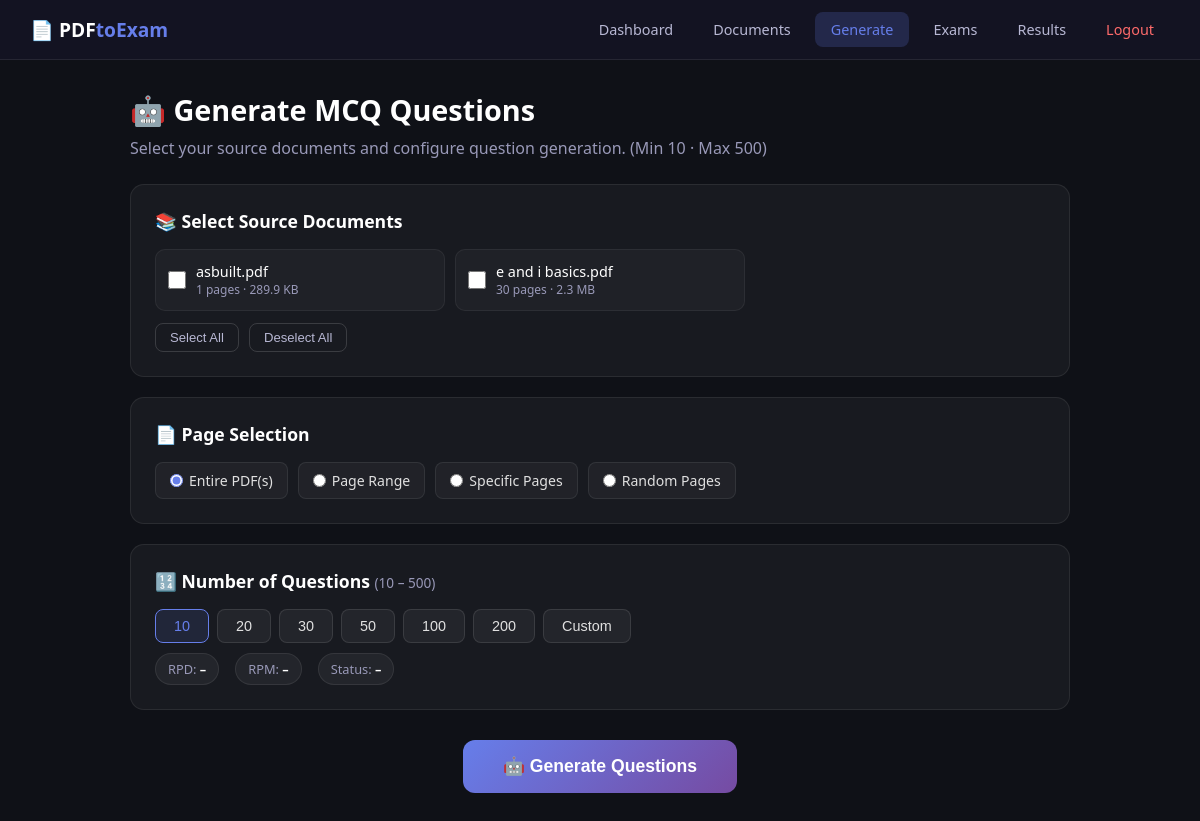
The app's page /generate/ (signed in) with its own data.
### designer/models.py (models this page shows, shortened)
class Document(models.Model):
    STATUS_CHOICES = [
        ('uploaded', 'Uploaded'),
        ('processing', 'Processing'),
        ('ready', 'Ready'),
        ('error', 'Error'),
    ]
    id = models.UUIDField(primary_key=True, default=uuid.uuid4, editable=False)
    title = models.CharField(max_length=500)
    original_filename = models.CharField(max_length=500)
    file = models.FileField(
        upload_to=document_upload_path,
        validators=[FileExtensionValidator(
            allowed_extensions=['pdf', 'docx', 'doc', 'pptx', 'ppt', 'odt', 'txt']
        )]
    )
    file_type = models.CharField(max_length=20, default='pdf')
    file_size = models.BigIntegerField(default=0)  # bytes
    page_count = models.IntegerField(default=0)
    status = models.CharField(max_length=20, choices=STATUS_CHOICES, default='uploaded')
    error_message = models.TextField(blank=True, default='')
    uploaded_by = models.ForeignKey(
        settings.AUTH_USER_MODEL, on_delete=models.CASCADE, related_name='documents'
    )
    uploaded_at = models.DateTimeField(auto_now_add=True)
    updated_at = models.DateTimeField(auto_now=True)
    class Meta:
        ordering = ['-uploaded_at']
        indexes = [
            models.Index(fields=['uploaded_by', '-uploaded_at']),
            models.Index(fields=['status']),
        ]
    @property
    def file_size_display(self):
        size = self.file_size
        for unit in ['B', 'KB', 'MB', 'GB']:
            if size < 1024:
                return f"{size:.1f} {unit}"
            size /= 1024
        return f"{size:.1f} TB"

### designer/views/exam_views.py (the view)
# urls.py: path('generate/', views.generate_exam_view, name='generate_exam'),
@login_required
def generate_exam_view(request):
    if not request.user.is_staff:
        return redirect('designer:user_dashboard')
    documents = Document.objects.filter(uploaded_by=request.user, status='ready')
    context = {
        'documents': documents,
    }
    return render(request, 'designer/generate_exam.html', context)

### designer/templates/designer/generate_exam.html (shortened to what this page needs)
<!DOCTYPE html>
<html lang="en">
<head>
</head>
<body>
    <nav class="navbar">
        <a href="{% url 'designer:home' %}" class="navbar-brand">📄 PDF<span>toExam</span></a>
        <div class="nav-links">
            <a href="{% url 'designer:admin_dashboard' %}" class="nav-link">Dashboard</a>
            <a href="{% url 'designer:documents' %}" class="nav-link">Documents</a>
            <a href="{% url 'designer:generate_exam' %}" class="nav-link active">Generate</a>
            <a href="{% url 'designer:exam_list' %}" class="nav-link">Exams</a>
            <a href="{% url 'designer:results_dashboard' %}" class="nav-link">Results</a>
            <a href="{% url 'designer:logout' %}" class="nav-link logout">Logout</a>
        </div>
    </nav>
    <div class="main">
        <div class="page-header">
            <h1>🤖 Generate MCQ Questions</h1>
            <p>Select your source documents and configure question generation. (Min 10 · Max 500)</p>
        </div>
        {% if documents %}
        <div class="section">
            <h3>📚 Select Source Documents</h3>
            <div class="doc-select-grid">
                {% for doc in documents %}
                <label class="doc-select-item" id="doc-item-{{ doc.id }}">
                    <input type="checkbox" class="doc-checkbox" value="{{ doc.id }}" data-pages="{{ doc.page_count }}">
                    <div>
                        <div class="doc-select-name">{{ doc.original_filename }}</div>
                        <div class="doc-select-meta">{{ doc.page_count }} pages · {{ doc.file_size_display }}</div>
                    </div>
                </label>
                {% endfor %}
            </div>
            <div class="select-actions">
                <button class="btn-outline" onclick="selectAll()">Select All</button>
                <button class="btn-outline" onclick="deselectAll()">Deselect All</button>
            </div>
        </div>
        <div class="section">
            <h3>📄 Page Selection</h3>
            <div class="radio-group">
                <label class="radio-option">
                    <input type="radio" name="source_type" value="entire" checked> Entire PDF(s)
                </label>
                <label class="radio-option">
                    <input type="radio" name="source_type" value="range"> Page Range
                </label>
                <label class="radio-option">
                    <input type="radio" name="source_type" value="specific"> Specific Pages
                </label>
                <label class="radio-option">
                    <input type="radio" name="source_type" value="random"> Random Pages
                </label>
            </div>
        </div>
        <div class="section">
            <h3>🔢 Number of Questions <span style="color:#9999b8;font-weight:400;font-size:0.85rem;">(10 – 500)</span></h3>
            <div class="count-options">
                <button class="count-btn selected" data-count="10">10</button>
                <button class="count-btn" data-count="20">20</button>
                <button class="count-btn" data-count="30">30</button>
                <button class="count-btn" data-count="50">50</button>
                <button class="count-btn" data-count="100">100</button>
                <button class="count-btn" data-count="200">200</button>
                <button class="count-btn" data-count="custom">Custom</button>
            </div>
            <div class="quota-bar" id="quota-bar">
                <span class="quota-pill">RPD: <strong id="q-rpd">–</strong></span>
                <span class="quota-pill">RPM: <strong id="q-rpm">–</strong></span>
                <span class="quota-pill">Status: <strong id="q-status">–</strong></span>
            </div>
        </div>
        <div style="text-align: center; margin-top: 30px;">
            <button class="btn-generate" id="btn-generate" onclick="onGenerateClick()">
                🤖 Generate Questions
            </button>
        </div>
        {% else %}
        <div class="empty-state">
            <div class="icon">📂</div>
            <p>No documents available. <a href="{% url 'designer:documents' %}">Upload PDFs first</a>.</p>
        </div>
        {% endif %}
    </div>
</body>
</html>

### designer/templates/designer/generate_exam.html (style rules this page uses)
* { margin: 0; padding: 0; box-sizing: border-box; }
body { font-family: 'Segoe UI', Tahoma, Geneva, Verdana, sans-serif; background: #0f1117; color: #e0e0e0; min-height: 100vh; }
.navbar { background: rgba(20,20,35,0.95); border-bottom: 1px solid rgba(255,255,255,0.08); padding: 0 30px; height: 60px; display: flex; align-items: center; justify-content: space-between; position: sticky; top: 0; z-index: 100; }
.navbar-brand { color: #fff; font-size: 1.2rem; font-weight: 700; text-decoration: none; }
.navbar-brand span { color: #667eea; }
.nav-links { display: flex; gap: 8px; align-items: center; }
.nav-link { color: #b8b8d4; text-decoration: none; padding: 8px 16px; border-radius: 8px; font-size: 0.9rem; transition: all 0.2s; }
.nav-link.active { background: rgba(102,126,234,0.2); color: #667eea; }
.nav-link.logout { color: #ff6b6b; }
.main { padding: 30px; max-width: 1000px; margin: 0 auto; }
.page-header h1 { font-size: 1.8rem; color: #fff; margin-bottom: 8px; }
.page-header p { color: #9999b8; margin-bottom: 25px; }
.section { background: rgba(255,255,255,0.04); border: 1px solid rgba(255,255,255,0.08); border-radius: 14px; padding: 24px; margin-bottom: 20px; }
.section h3 { color: #fff; font-size: 1.1rem; margin-bottom: 16px; }
.doc-select-grid { display: grid; grid-template-columns: repeat(auto-fill, minmax(280px, 1fr)); gap: 10px; }
.doc-select-item { display: flex; align-items: center; gap: 10px; padding: 12px; background: rgba(255,255,255,0.03); border: 1px solid rgba(255,255,255,0.06); border-radius: 10px; cursor: pointer; transition: all 0.2s; }
.doc-select-item input[type="checkbox"] { accent-color: #667eea; width: 18px; height: 18px; }
.doc-select-name { font-size: 0.9rem; color: #fff; }
.doc-select-meta { font-size: 0.75rem; color: #9999b8; }
.select-actions { margin-top: 12px; display: flex; gap: 10px; }
.btn-outline { padding: 6px 14px; background: transparent; border: 1px solid rgba(255,255,255,0.15); border-radius: 8px; color: #b8b8d4; font-size: 0.82rem; cursor: pointer; transition: all 0.2s; }
.radio-group { display: flex; flex-wrap: wrap; gap: 10px; }
.radio-option { display: flex; align-items: center; gap: 6px; padding: 8px 14px; background: rgba(255,255,255,0.04); border: 1px solid rgba(255,255,255,0.08); border-radius: 8px; cursor: pointer; font-size: 0.88rem; transition: all 0.2s; }
.radio-option input[type="radio"] { accent-color: #667eea; }
.count-options { display: flex; flex-wrap: wrap; gap: 8px; }
.count-btn { padding: 8px 18px; background: rgba(255,255,255,0.05); border: 1px solid rgba(255,255,255,0.1); border-radius: 8px; color: #e0e0e0; font-size: 0.9rem; cursor: pointer; transition: all 0.2s; }
.count-btn:hover, .count-btn.selected { border-color: #667eea; background: rgba(102,126,234,0.12); color: #667eea; }
.quota-bar { display: flex; gap: 16px; flex-wrap: wrap; margin-top: 10px; font-size: 0.8rem; color: #9999b8; }
.quota-pill { padding: 6px 12px; border-radius: 20px; background: rgba(255,255,255,0.05); border: 1px solid rgba(255,255,255,0.08); }
.quota-pill strong { color: #fff; }
.btn-generate { padding: 16px 40px; background: linear-gradient(135deg, #667eea, #764ba2); color: #fff; border: none; border-radius: 12px; font-size: 1.1rem; font-weight: 600; cursor: pointer; transition: all 0.3s; display: inline-flex; align-items: center; gap: 10px; }

### records on screen
Document: original_filename "asbuilt.pdf", page_count "1", file_size_display "289.9 KB"
Document: original_filename "e and i basics.pdf", page_count "30", file_size_display "2.3 MB"
